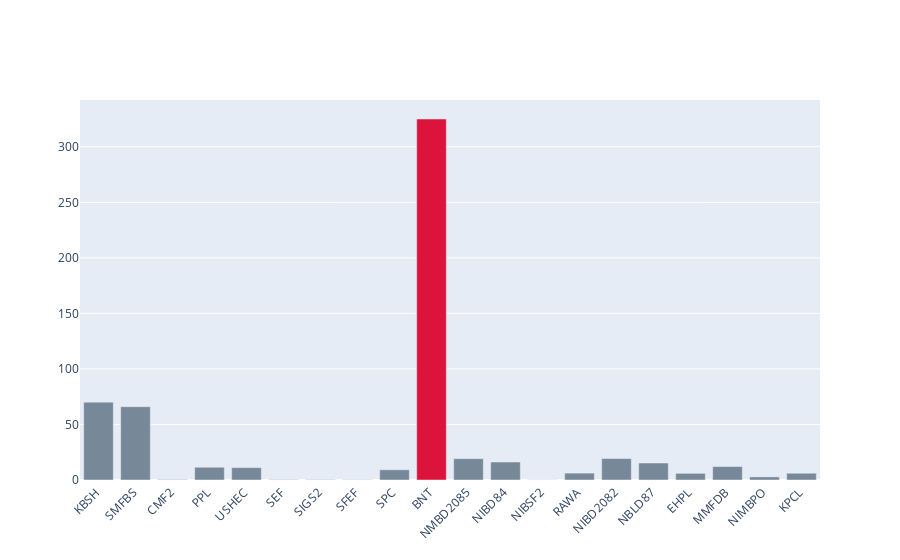

Notebook code cell kept with this figure:
### Code cell
import plotly.graph_objects as go

colors = ['lightslategray',] * 20
colors[9] = 'crimson'

fig = go.Figure(data=[
    go.Bar(name='Closing Price', x=df['Symbol'].iloc[0:20], y=df['Closing Price'] - df['Prev. Close'] , marker_color=colors),
])
# Change the bar mode
fig.update_layout(barmode='group' , xaxis_tickangle=-45 , )
fig.show()

### Figure 1 — Plotly figure (JSON) as saved in the notebook; plotly's stock layout.template omitted (floating-point values rounded to 4 significant figures)
{"data": [{"marker": {"color": ["lightslategray", "lightslategray", "lightslategray", "lightslategray", "lightslategray", "lightslategray", "lightslategray", "lightslategray", "lightslategray", "crimson", "lightslategray", "lightslategray", "lightslategray", "lightslategray", "lightslategray", "lightslategray", "lightslategray", "lightslategray", "lightslategray", "lightslategray"]}, "name": "Closing Price", "type": "bar", "x": ["KBSH ", "SMFBS ", "CMF2 ", "PPL ", "USHEC ", "SEF ", "SIGS2 ", "SFEF ", "SPC ", "BNT ", "NMBD2085 ", "NIBD84 ", "NIBSF2 ", "RAWA ", "NIBD2082 ", "NBLD87 ", "EHPL ", "MMFDB ", "NIMBPO ", "KPCL "], "y": [70.1, 66, 0.49, 11.5, 11.1, 0.32, 0.32, 0.26, 9.2, 325, 19.2, 16.2, 0.14, 6.2, 19.3, 15.3, 6, 12.1, 2.8, 6.1, 4, 3.9, 0.1, 10, 411.9, 8.9, 0.12, 8, 2.8, 0.07, 7, 0.07, 4.9, 3.9, 0.04, 5, 5, 0.03, 6, 0.7, 0.5, 1, 0.02, 1, 0.3, 0.5, 1, 1.5, 0.01]}], "layout": {"barmode": "group", "xaxis": {"tickangle": -45}}}
